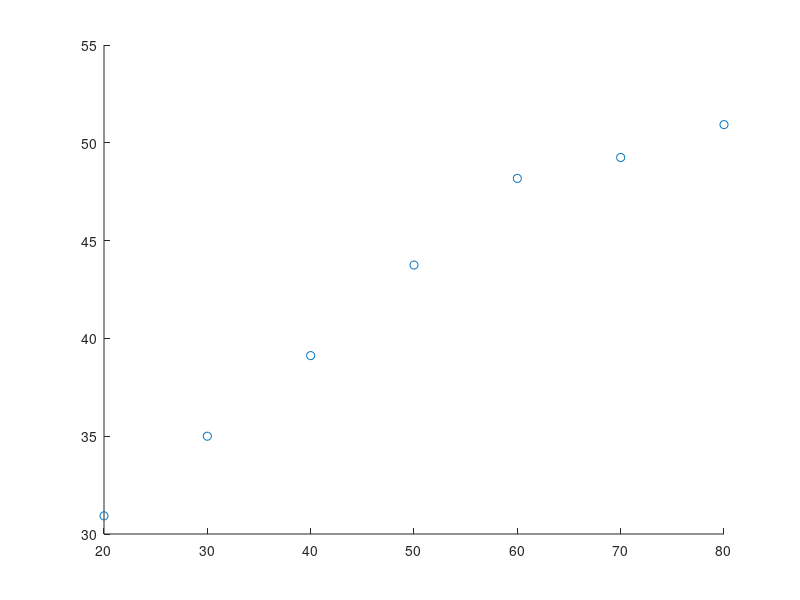
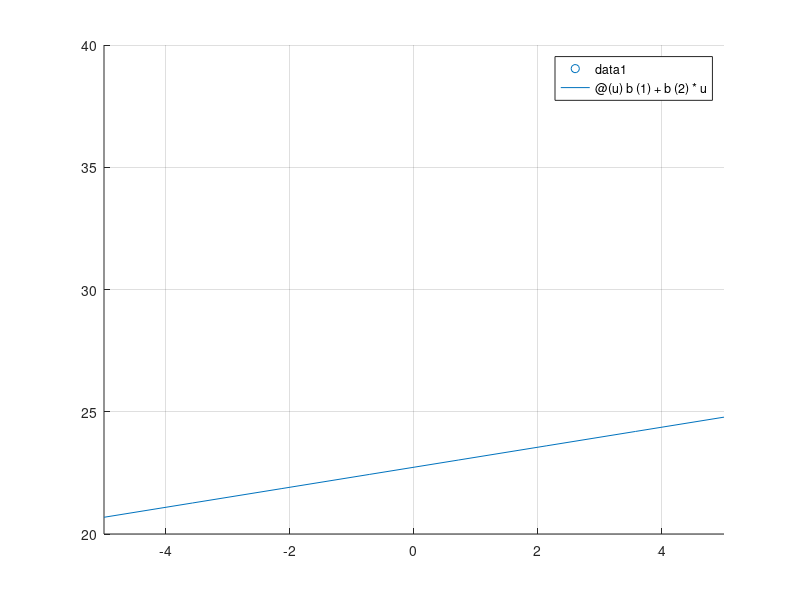

Source code (MATLAB) for these figures, in order:
clear;
close all;
Y = [30.93, 35, 39.12, 43.75, 48.18, 49.25, 50.93]
U = linspace(20,80,7)
figure(1)
scatter(U,Y);
figure(2)
grid on
x = U(1:3)';
y = Y(1:3)';
X = [x.^0, x];
b = (X'*X)\X'*y;
ym = X*b;
disp(b)
hold on
scatter(x, y)
fplot(@(u)b(1) + b(2)*u);
hold off
